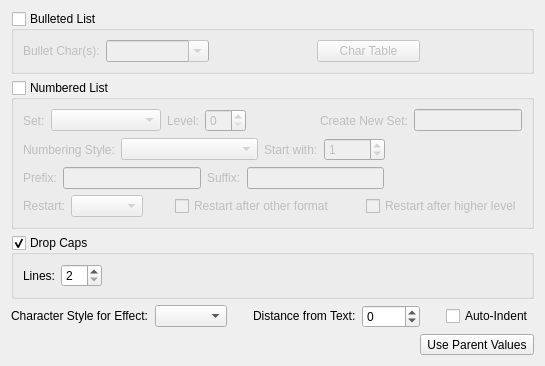
     <widget class="QWidget" name="tabParagraphEffects">
      <attribute name="title">
       <string>Paragraph Effects</string>
      </attribute>
      <layout class="QVBoxLayout" name="verticalLayout_6">
       <item>
        <widget class="QGroupBox" name="bulletBox">
         <property name="sizePolicy">
          <sizepolicy hsizetype="Preferred" vsizetype="Minimum">
           <horstretch>0</horstretch>
           <verstretch>0</verstretch>
          </sizepolicy>
         </property>
         <property name="title">
          <string>Bulleted List</string>
         </property>
         <property name="checkable">
          <bool>true</bool>
         </property>
         <property name="checked">
          <bool>false</bool>
         </property>
         <layout class="QVBoxLayout" name="verticalLayout">
          <item>
           <layout class="QHBoxLayout" name="horizontalLayout_7">
            <item>
             <widget class="QLabel" name="bulletCharLabel">
              <property name="text">
               <string>Bullet Char(s):</string>
              </property>
             </widget>
            </item>
            <item>
             <widget class="SMScComboBox" name="bulletStrEdit">
              <property name="sizePolicy">
               <sizepolicy hsizetype="MinimumExpanding" vsizetype="Fixed">
                <horstretch>0</horstretch>
                <verstretch>0</verstretch>
               </sizepolicy>
              </property>
              <property name="minimumSize">
               <size>
                <width>50</width>
                <height>0</height>
               </size>
              </property>
              <property name="editable">
               <bool>true</bool>
              </property>
             </widget>
            </item>
            <item>
             <spacer name="spacer">
              <property name="orientation">
               <enum>Qt::Horizontal</enum>
              </property>
              <property name="sizeHint" stdset="0">
               <size>
                <width>20</width>
                <height>20</height>
               </size>
              </property>
             </spacer>
            </item>
            <item>
             <widget class="QPushButton" name="bulletCharTableButton">
              <property name="sizePolicy">
               <sizepolicy hsizetype="MinimumExpanding" vsizetype="Fixed">
                <horstretch>0</horstretch>
                <verstretch>0</verstretch>
               </sizepolicy>
              </property>
              <property name="toolTip">
               <string>Enhanced Character Table for inserting custom characters as bullets</string>
              </property>
              <property name="text">
               <string>Char Table</string>
              </property>
              <property name="checkable">
               <bool>true</bool>
              </property>
             </widget>
            </item>
            <item>
             <spacer name="spacer_2">
              <property name="orientation">
               <enum>Qt::Horizontal</enum>
              </property>
              <property name="sizeHint" stdset="0">
               <size>
                <width>20</width>
                <height>20</height>
               </size>
              </property>
             </spacer>
            </item>
           </layout>
          </item>
         </layout>
        </widget>
       </item>
       <item>
        <widget class="QGroupBox" name="numBox">
         <property name="sizePolicy">
          <sizepolicy hsizetype="Preferred" vsizetype="Minimum">
           <horstretch>0</horstretch>
           <verstretch>0</verstretch>
          </sizepolicy>
         </property>
         <property name="title">
          <string>Numbered List</string>
         </property>
         <property name="checkable">
          <bool>true</bool>
         </property>
         <property name="checked">
          <bool>false</bool>
         </property>
         <layout class="QVBoxLayout" name="verticalLayout_5">
          <item>
           <layout class="QHBoxLayout" name="horizontalLayout_9">
            <item>
             <widget class="QLabel" name="numComboLabel">
              <property name="text">
               <string>Set:</string>
              </property>
             </widget>
            </item>
            <item>
             <widget class="SMScComboBox" name="numComboBox">
              <property name="currentIndex">
               <number>-1</number>
              </property>
              <property name="minimumContentsLength">
               <number>10</number>
              </property>
             </widget>
            </item>
            <item>
             <widget class="QLabel" name="numLevelLabel">
              <property name="text">
               <string>Level:</string>
              </property>
             </widget>
            </item>
            <item>
             <widget class="SMSpinBox" name="numLevelSpin"/>
            </item>
            <item>
             <spacer name="horizontalSpacer_4">
              <property name="orientation">
               <enum>Qt::Horizontal</enum>
              </property>
              <property name="sizeHint" stdset="0">
               <size>
                <width>40</width>
                <height>20</height>
               </size>
              </property>
             </spacer>
            </item>
            <item>
             <widget class="QLabel" name="numNewLabel">
              <property name="text">
               <string>Create New Set:</string>
              </property>
             </widget>
            </item>
            <item>
             <widget class="QLineEdit" name="numNewLineEdit"/>
            </item>
           </layout>
          </item>
          <item>
           <layout class="QHBoxLayout" name="horizontalLayout_10">
            <item>
             <widget class="QLabel" name="numFormatLabel">
              <property name="text">
               <string>Numbering Style:</string>
              </property>
              <property name="buddy">
               <cstring>numFormatCombo</cstring>
              </property>
             </widget>
            </item>
            <item>
             <widget class="SMNumFormatCombo" name="numFormatCombo">
              <property name="sizePolicy">
               <sizepolicy hsizetype="Expanding" vsizetype="Fixed">
                <horstretch>0</horstretch>
                <verstretch>0</verstretch>
               </sizepolicy>
              </property>
             </widget>
            </item>
            <item>
             <widget class="QLabel" name="numStartLabel">
              <property name="text">
               <string>Start with:</string>
              </property>
             </widget>
            </item>
            <item>
             <widget class="SMSpinBox" name="numStartSpin">
              <property name="maximum">
               <number>99999</number>
              </property>
              <property name="value">
               <number>1</number>
              </property>
             </widget>
            </item>
            <item>
             <spacer name="horizontalSpacer_8">
              <property name="orientation">
               <enum>Qt::Horizontal</enum>
              </property>
              <property name="sizeHint" stdset="0">
               <size>
                <width>40</width>
                <height>20</height>
               </size>
              </property>
             </spacer>
            </item>
           </layout>
          </item>
          <item>
           <layout class="QHBoxLayout" name="horizontalLayout_6">
            <item>
             <widget class="QLabel" name="numPrefixLabel">
              <property name="text">
               <string>Prefix:</string>
              </property>
             </widget>
            </item>
            <item>
             <widget class="QLineEdit" name="numPrefix"/>
            </item>
            <item>
             <widget class="QLabel" name="numSuffixLabel">
              <property name="text">
               <string>Suffix:</string>
              </property>
             </widget>
            </item>
            <item>
             <widget class="QLineEdit" name="numSuffix"/>
            </item>
            <item>
             <spacer name="horizontalSpacer_9">
              <property name="orientation">
               <enum>Qt::Horizontal</enum>
              </property>
              <property name="sizeHint" stdset="0">
               <size>
                <width>20</width>
                <height>20</height>
               </size>
              </property>
             </spacer>
            </item>
           </layout>
          </item>
          <item>
           <layout class="QHBoxLayout" name="horizontalLayout_8">
            <item>
             <widget class="QLabel" name="numRestartLabel">
              <property name="sizePolicy">
               <sizepolicy hsizetype="Maximum" vsizetype="Preferred">
                <horstretch>0</horstretch>
                <verstretch>0</verstretch>
               </sizepolicy>
              </property>
              <property name="text">
               <string>Restart:</string>
              </property>
             </widget>
            </item>
            <item>
             <widget class="SMScComboBox" name="numRestartCombo"/>
            </item>
            <item>
             <spacer name="horizontalSpacer_3">
              <property name="orientation">
               <enum>Qt::Horizontal</enum>
              </property>
              <property name="sizeHint" stdset="0">
               <size>
                <width>20</width>
                <height>20</height>
               </size>
              </property>
             </spacer>
            </item>
            <item>
             <widget class="SMCheckBox" name="numRestartOtherBox">
              <property name="text">
               <string>Restart after other format</string>
              </property>
             </widget>
            </item>
            <item>
             <spacer name="horizontalSpacer">
              <property name="orientation">
               <enum>Qt::Horizontal</enum>
              </property>
              <property name="sizeHint" stdset="0">
               <size>
                <width>20</width>
                <height>20</height>
               </size>
              </property>
             </spacer>
            </item>
            <item>
             <widget class="SMCheckBox" name="numRestartHigherBox">
              <property name="text">
               <string>Restart after higher level</string>
              </property>
             </widget>
            </item>
           </layout>
          </item>
         </layout>
        </widget>
       </item>
       <item>
        <widget class="QGroupBox" name="dropCapsBox">
         <property name="sizePolicy">
          <sizepolicy hsizetype="Preferred" vsizetype="Minimum">
           <horstretch>0</horstretch>
           <verstretch>0</verstretch>
          </sizepolicy>
         </property>
         <property name="title">
          <string>Drop Caps</string>
         </property>
         <property name="checkable">
          <bool>true</bool>
         </property>
         <property name="checked">
          <bool>true</bool>
         </property>
         <layout class="QVBoxLayout" name="_2">
          <item>
           <layout class="QHBoxLayout" name="_3">
            <item>
             <widget class="QLabel" name="dropCapsLineLabel">
              <property name="text">
               <string>Lines:</string>
              </property>
              <property name="buddy">
               <cstring>dropCapLines</cstring>
              </property>
             </widget>
            </item>
            <item>
             <widget class="SMSpinBox" name="dropCapLines">
              <property name="toolTip">
               <string>Drop Cap Lines</string>
              </property>
              <property name="minimum">
               <number>2</number>
              </property>
              <property name="maximum">
               <number>20</number>
              </property>
             </widget>
            </item>
            <item>
             <spacer name="horizontalSpacer_2">
              <property name="orientation">
               <enum>Qt::Horizontal</enum>
              </property>
              <property name="sizeHint" stdset="0">
               <size>
                <width>40</width>
                <height>20</height>
               </size>
              </property>
             </spacer>
            </item>
           </layout>
          </item>
         </layout>
        </widget>
       </item>
       <item>
        <layout class="QHBoxLayout" name="horizontalLayout_12">
         <item>
          <widget class="QLabel" name="parEffectCharStyleComboLabel">
           <property name="sizePolicy">
            <sizepolicy hsizetype="Minimum" vsizetype="Fixed">
             <horstretch>0</horstretch>
             <verstretch>0</verstretch>
            </sizepolicy>
           </property>
           <property name="text">
            <string>Character Style for Effect:</string>
           </property>
          </widget>
         </item>
         <item>
          <widget class="SMScComboBox" name="parEffectCharStyleCombo">
           <property name="toolTip">
            <string>Choose Character Style or leave blank to use default Paragraph Style</string>
           </property>
          </widget>
         </item>
         <item>
          <spacer name="spacer_6">
           <property name="orientation">
            <enum>Qt::Horizontal</enum>
           </property>
           <property name="sizeHint" stdset="0">
            <size>
             <width>20</width>
             <height>20</height>
            </size>
           </property>
          </spacer>
         </item>
         <item>
          <widget class="QLabel" name="distFromTextLabel">
           <property name="sizePolicy">
            <sizepolicy hsizetype="Minimum" vsizetype="Maximum">
             <horstretch>0</horstretch>
             <verstretch>0</verstretch>
            </sizepolicy>
           </property>
           <property name="text">
            <string>Distance from Text:</string>
           </property>
           <property name="buddy">
            <cstring>parEffectOffset</cstring>
           </property>
          </widget>
         </item>
         <item>
          <widget class="SMScrSpinBox" name="parEffectOffset">
           <property name="toolTip">
            <string>Paragraph Effects characters offset</string>
           </property>
           <property name="minimum">
            <number>-3000</number>
           </property>
           <property name="maximum">
            <number>3000</number>
           </property>
          </widget>
         </item>
         <item>
          <spacer>
           <property name="orientation">
            <enum>Qt::Horizontal</enum>
           </property>
           <property name="sizeHint" stdset="0">
            <size>
             <width>20</width>
             <height>20</height>
            </size>
           </property>
          </spacer>
         </item>
         <item>
          <widget class="SMCheckBox" name="parEffectIndentBox">
           <property name="toolTip">
            <string>Hang Paragraph Effect before paragraph indent</string>
           </property>
           <property name="text">
            <string>Auto-Indent</string>
           </property>
          </widget>
         </item>
        </layout>
       </item>
       <item>
        <layout class="QHBoxLayout" name="horizontalLayout_15">
         <item>
          <spacer name="spacer_10">
           <property name="orientation">
            <enum>Qt::Horizontal</enum>
           </property>
           <property name="sizeHint" stdset="0">
            <size>
             <width>40</width>
             <height>20</height>
            </size>
           </property>
          </spacer>
         </item>
         <item>
          <widget class="QToolButton" name="parentParEffectsButton">
           <property name="enabled">
            <bool>true</bool>
           </property>
           <property name="text">
            <string>Use Parent Values</string>
           </property>
          </widget>
         </item>
        </layout>
       </item>
       <item>
        <spacer name="verticalSpacer_2">
         <property name="orientation">
          <enum>Qt::Vertical</enum>
         </property>
         <property name="sizeHint" stdset="0">
          <size>
           <width>20</width>
           <height>0</height>
          </size>
         </property>
        </spacer>
       </item>
      </layout>
      <zorder>dropCapsBox</zorder>
      <zorder>numBox</zorder>
      <zorder>bulletBox</zorder>
     </widget>
